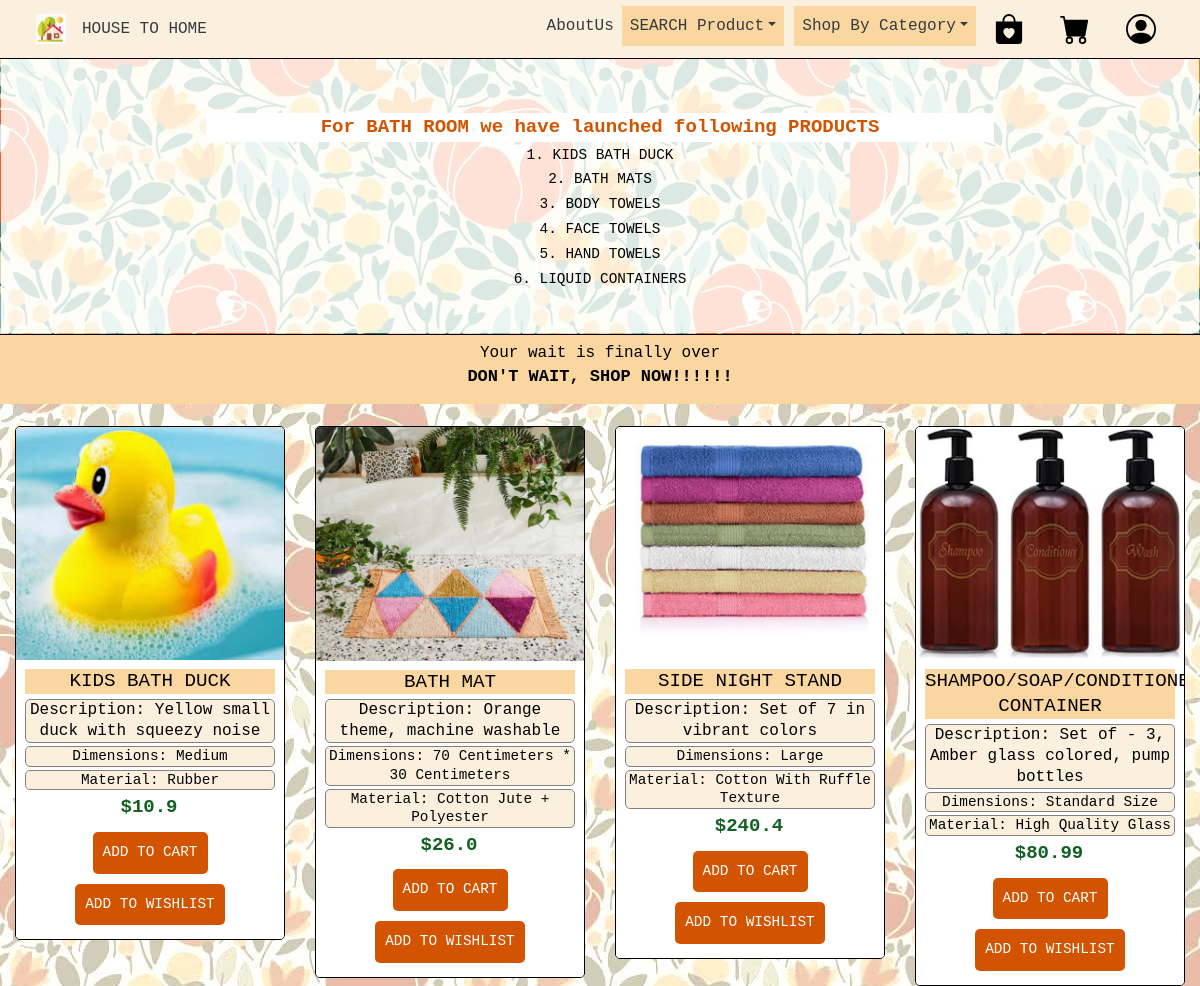
/houseToHome/bathroomproducts/ (upper part), run on an earlier commit of the app's database.
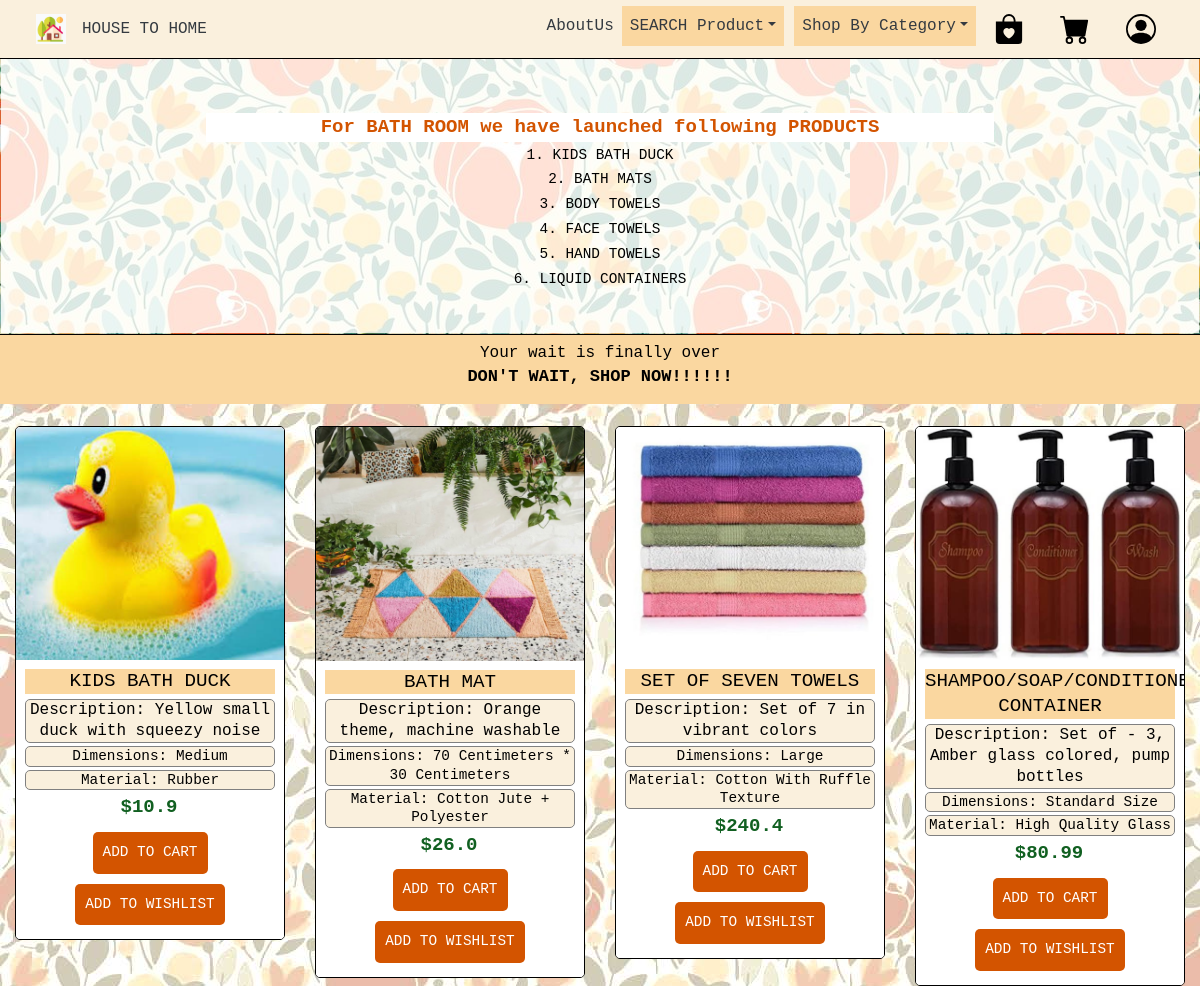
And on a later commit of the database.
### HouseToHomeStore/models.py (models this page shows, shortened)
class Product(db.Model):
    __tablename__ = 'product'
    unique_product_id = db.Column(db.Integer, primary_key=True)
    title = db.Column(db.String(64), unique=True)
    description = db.Column(db.String(500), nullable=False)
    image = db.Column(db.String(60), nullable=False)
    dimension = db.Column(db.String(160), nullable=False)
    material = db.Column(db.String(160), nullable=False)
    category = db.Column(db.String(160), nullable=False)
    price = db.Column(db.Float, nullable=False)
    singleCount = db.Column(db.Integer, default=1, nullable=False)
    shoppingCartcount = db.Column(db.Integer, default=1, nullable=False)
    wishListCount = db.Column(db.Integer, default=1, nullable=False)
    shippingCost = db.Column(db.Float, default=15, nullable=False)

### HouseToHomeStore/views.py (the view)
@bp.route('/houseToHome/bathroomproducts/')
def bathroomproducts():
    bathroomsP = Product.query.filter(Product.category == 'BathRoom')
    return render_template('bathRoomIndex.html', bathroomsP=bathroomsP)

### HouseToHomeStore/templates/bathRoomIndex.html (shortened to what this page needs)
<!DOCTYPE html>
<html lang="en">
<head>
    <link rel="stylesheet" href="https://stackpath.bootstrapcdn.com/bootstrap/4.3.1/css/bootstrap.min.css"
>
    <link rel="stylesheet" href="https://cdn.jsdelivr.net/npm/bootstrap-icons@1.8.2/font/bootstrap-icons.css">
    <link rel="stylesheet" type="text/css" href="{{ url_for('static',filename='Css/styleBathRoom.css') }}" />
</head>
<body>
    <header>
        <nav class="navbar navbar-light fixed-top navbar-expand-lg"
            style="background-color: #FAF0DD; border-bottom: 1px solid black; padding:0px;">
            <div class="container" style="padding: 6px;">
                <a class="navbar-brand-LOGO" href="{{ url_for('main.index') }}">
                    <img src="{{ url_for('static',filename='Images/Logos/Brand.jpeg') }}" width="30" height="30"
                        class="d-inline-block align-top" alt="HOUSE TO HOME">
                </a>
                <div class="navbar-brand-LOGO">
                    <a class="nav-item text-dark nav-link" href="{{ url_for('main.index') }}">HOUSE TO HOME</a>
                </div>
                <div class="collapse navbar-collapse" id="navbarToggler">
                    <div class="navbar-nav ml-auto">
                        <a href="#id02" class="nav-item text-dark nav-link navbar-Login-LOGO" style="margin-left: 0px;">
                            <button-loginClick onclick="document.getElementById('id02').style.display='block'"
                                style="width:auto;">
                                <h>AboutUs</h>
                            </button-loginClick>
                        </a>
                        <div class="dropdown">
                            <a class="nav-item text-dark nav-link dropdown-toggle" data-toggle="dropdown"
                                id="bookDropdown" aria-haspopup="true" aria-expanded="false" href="#"
                                style="margin-right:10px;">SEARCH Product</a>
                        </div>
                        <div class="dropdown">
                            <a class="nav-item text-dark nav-link dropdown-toggle" data-toggle="dropdown"
                                id="bookDropdown" aria-haspopup="true" aria-expanded="false" href="#">Shop By
                                Category</a>
                        </div>
                        <a href="{{ url_for('main.addProductToWishList') }}"
                            class="nav-item text-dark nav-link navbar-Wishlist-LOGO"
                            class="nav-item text-dark nav-link navbar-Wishlist-LOGO" data-toggle="tooltip"
                            data-placement="bottom" title="WISH LIST">
                            <img src="{{ url_for('static',filename='Images/Logos/bag-heart-fill.svg') }}" width="30"
                                height="30" alt="WishList Logo">
                        </a>
                        <a href="{{ url_for('main.placeOrder') }}" class="nav-item text-dark nav-link navbar-Cart-LOGO"
                            class="nav-item text-dark nav-link navbar-Wishlist-LOGO" data-toggle="tooltip"
                            data-placement="bottom" title="SHOPPING CART">
                            <img src="{{ url_for('static',filename='Images/Logos/cart-fill.svg') }}" width="30"
                                height="30" alt="Cart Logo">
                        </a>
                        <a href="#id01" class="nav-item text-dark nav-link navbar-Login-LOGO"
                            class="nav-item text-dark nav-link navbar-Wishlist-LOGO" data-toggle="tooltip"
                            data-placement="bottom" title="LOG IN">
                            <button-loginClick onclick="document.getElementById('id01').style.display='block'"
                                style="width:auto;">
                                <img src="{{ url_for('static',filename='Images/Logos/person-circle.svg') }}"
                                    class="loginImage" alt="Bootstrap" width="30" height="30" alt="Login Logo">
                            </button-loginClick>
                        </a>
                    </div>
                </div>
            </div>
        </nav>
    </header>
    <main>
        <div class="jumbotron jumbotron-fluid card card-image">
            <div class="row justify-content-center mt-5 pb-4">
                <div class="col-md-8">
                    <div class="py-4 mb-5">
                        <p class="text-center backgroundImageContent tagLine">For BATH ROOM we have launched following
                            PRODUCTS
                        </p>
                        <p class="text-center backgroundImageContent">1. KIDS BATH DUCK </p>
                        <p class="text-center backgroundImageContent">2. BATH MATS</p>
                        <p class="text-center backgroundImageContent">3. BODY TOWELS</p>
                        <p class="text-center backgroundImageContent">4. FACE TOWELS</p>
                        <p class="text-center backgroundImageContent">5. HAND TOWELS</p>
                        <p class="text-center backgroundImageContent">6. LIQUID CONTAINERS</p>
                    </div>
                </div>
            </div>
        </div>
        <div class="text-center"
            style="background-color: #FAD7A0; border-top: black 1px solid; padding-top: 6px; padding-bottom: 6px;">
            <h10 style="background-color:#FAD7A0; padding:2px; color:black">Your wait is finally over</h10>
            <h6 style="font-size:17px; font-weight:600; background-color:#FAD7A0; padding:2px; color:black">DON'T WAIT,
                SHOP NOW!!!!!!</h6>
        </div>
        <div class="container-fluid fadeThePicture-here">
            <div class="row justify-content-center">
                {% for products in bathroomsP%}
                <div class="col-md-3 col-sm-6" style="
                    padding-top: 10px;
                    padding-bottom: 10px;">
                    <div class="product-grid4">
                        <div class="product-image4">
                            <img class="pic-1"
                                src="{{url_for('static', filename='Images/'+products.category+'/'+products.image)}}">
                        </div>
                        <div class="product-content">
                            <h3 class="title">{{products.title}}</h3>
                            <h3 class="description">Description: {{products.description}}</h3>
                            <h3 class="dimensions">dimensions: {{products.dimension}}</h3>
                            <h3 class="material">material: {{products.material}}</h3>
                            <div class="price">
                                ${{products.price}}
                            </div>
                            <form action="{{ url_for('main.placeOrder') }}">
                                <input class="add-to-cart" type="submit" value="ADD TO CART">
                            </form>
                            <form action="{{ url_for('main.addProductToWishList') }}">
                                <input class="add-to-cart" type="submit" value="ADD TO WISHLIST">
                            </form>
                        </div>
                    </div>
                </div>
                {% endfor %}
            </div>
        </div>
    </main>
</body>
</html>

### HouseToHomeStore/static/Css/styleBathRoom.css (style rules this page uses)
.nav-item { font-family: "Courier New", sans-serif; font-weight: 500; }
.dropdown-toggle { background-color: #FAD7A0; }
.navbar-Wishlist-LOGO { margin-left: 10px; margin-right: 10px; }
.navbar-Cart-LOGO { margin-left: 10px; margin-right: 10px; }
.navbar-brand-LOGO { margin-left: none; }
.navbar-Login-LOGO { margin-left: 10px; }
.backgroundImageContent { font-family: "Courier New", sans-serif; color: black; font-size: larger; font-weight: 500; }
h6 { position: relative; margin-bottom: 8px; font-family: 'Courier New', sans-serif; }
h10 { position: relative; margin-top: 8px; font-family: 'Courier New', sans-serif; }
.jumbotron { background-image: url(../Images/BackgroundImg/Background.jpeg); padding-top: 6%; padding-bottom: 2%; margin-bottom: 0px; background-attachment: fixed; }
.jumbotron::before { content: ""; background-color: rgba(255, 255, 255, 0.80); top: 0px; right: 0px; bottom: 0px; left: 0px; position: absolute; }
.mb-5, .my-5 { margin-bottom: -2rem !important; font-size: 12px; margin-top: -2rem !important; }
.backgroundImageContent { margin-top: 0; margin-bottom: 0.2rem; }
.tagLine { margin-top: 0; margin-bottom: 0.2rem; font-size: 19px; font-weight: 600; color: #D35400; background-color: white; }
.fadeThePicture-here { background-image: url(../Images/BackgroundImg/BackgroundDim.jpeg); margin: 0px; padding-top: 12px; background-attachment: fixed; background-repeat: repeat; }
.product-grid4, .product-grid4 .product-image4 { position: relative }
.product-grid4 { font-family: "Courier New", sans-serif; text-align: center; border-radius: 5px; overflow: hidden; z-index: 1; border: 1.3px solid black; }
.product-grid4 .product-image4 img { width: 100%; height: auto; display: block; }
.product-grid4 .product-content { padding: 9px; background-color: white; }
.product-grid4 .title { text-transform: capitalize; color: black; font-weight: 500; font-size: 1.2em; line-height: 1.3em; margin-top: 0; margin-bottom: 5px; padding: 0; font-family: 'Courier New', sans-serif; background-color: #FAD7A0; }
.product-grid4 .description { color: black; font-size: 1em; line-height: 1.3em; margin-top: 0; margin-bottom: 3px; padding: 0; font-family: 'Courier New', sans-serif; background-color: #FAF0DD; border: 0.5px solid grey; border-radius: 5px; }
.product-grid4 .dimensions { text-transform: capitalize; color: black; font-size: 0.9em; line-height: 1.3em; margin-top: 0; margin-bottom: 3px; padding: 0; background-color: #FAF0DD; font-family: 'Courier New', sans-serif; border: 0.5px solid grey; border-radius: 5px; }
.product-grid4 .material { text-transform: capitalize; color: black; font-size: 0.9em; line-height: 1.3em; margin-top: 0; margin-bottom: 3px; padding: 0; background-color: #FAF0DD; font-family: 'Courier New', sans-serif; border: 0.5px solid grey; border-radius: 5px; }
.product-grid4 .price { color: #116021; font-size: 19px; font-weight: 700; margin: 0 2px 5px 0; display: block }
.product-grid4 .add-to-cart { min-height: 40px; border-radius: 5px; display: inline-block; background: #D35400; border: #D35400; color: white; font-family: 'Courier New', sans-serif; padding: 10px; margin: 5px; font-size: .90rem; }
body { font-family: 'Courier New', sans-serif; }
.container { padding: 16px; }

What changed in the data, as far as the page shows it:
changed Product "Set of 7 in vibrant colors": title "SIDE NIGHT STAND" → "SET OF SEVEN TOWELS"
